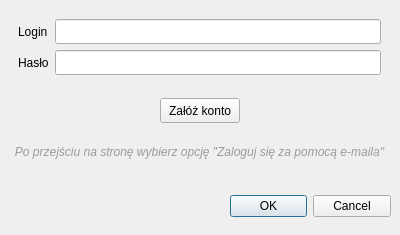
<?xml version="1.0" encoding="UTF-8"?>
<ui version="4.0">
 <class>Dialog</class>
 <widget class="QDialog" name="Dialog">
  <property name="geometry">
   <rect>
    <x>0</x>
    <y>0</y>
    <width>400</width>
    <height>235</height>
   </rect>
  </property>
  <property name="minimumSize">
   <size>
    <width>400</width>
    <height>235</height>
   </size>
  </property>
  <property name="maximumSize">
   <size>
    <width>400</width>
    <height>235</height>
   </size>
  </property>
  <property name="windowTitle">
   <string>Podaj dane logowania</string>
  </property>
  <widget class="QDialogButtonBox" name="buttonBox">
   <property name="geometry">
    <rect>
     <x>230</x>
     <y>190</y>
     <width>161</width>
     <height>32</height>
    </rect>
   </property>
   <property name="orientation">
    <enum>Qt::Horizontal</enum>
   </property>
   <property name="standardButtons">
    <set>QDialogButtonBox::Cancel|QDialogButtonBox::Ok</set>
   </property>
  </widget>
  <widget class="QWidget" name="verticalWidget" native="true">
   <property name="geometry">
    <rect>
     <x>9</x>
     <y>10</y>
     <width>381</width>
     <height>161</height>
    </rect>
   </property>
   <layout class="QVBoxLayout" name="verticalLayout">
    <item>
     <widget class="QWidget" name="formWidget" native="true">
      <property name="minimumSize">
       <size>
        <width>0</width>
        <height>80</height>
       </size>
      </property>
      <property name="maximumSize">
       <size>
        <width>16777215</width>
        <height>80</height>
       </size>
      </property>
      <layout class="QFormLayout" name="formLayout">
       <item row="0" column="0">
        <widget class="QLabel" name="login_label">
         <property name="minimumSize">
          <size>
           <width>0</width>
           <height>25</height>
          </size>
         </property>
         <property name="maximumSize">
          <size>
           <width>16777215</width>
           <height>25</height>
          </size>
         </property>
         <property name="text">
          <string>Login</string>
         </property>
        </widget>
       </item>
       <item row="0" column="1">
        <widget class="QLineEdit" name="login_input">
         <property name="minimumSize">
          <size>
           <width>0</width>
           <height>25</height>
          </size>
         </property>
         <property name="maximumSize">
          <size>
           <width>16777215</width>
           <height>25</height>
          </size>
         </property>
        </widget>
       </item>
       <item row="1" column="0">
        <widget class="QLabel" name="password_label">
         <property name="minimumSize">
          <size>
           <width>0</width>
           <height>25</height>
          </size>
         </property>
         <property name="maximumSize">
          <size>
           <width>16777215</width>
           <height>25</height>
          </size>
         </property>
         <property name="text">
          <string>Hasło</string>
         </property>
        </widget>
       </item>
       <item row="1" column="1">
        <widget class="QgsPasswordLineEdit" name="password_input">
         <property name="minimumSize">
          <size>
           <width>0</width>
           <height>25</height>
          </size>
         </property>
         <property name="maximumSize">
          <size>
           <width>16777215</width>
           <height>25</height>
          </size>
         </property>
        </widget>
       </item>
      </layout>
     </widget>
    </item>
    <item>
     <widget class="QWidget" name="horizontalWidget" native="true">
      <property name="minimumSize">
       <size>
        <width>0</width>
        <height>30</height>
       </size>
      </property>
      <property name="maximumSize">
       <size>
        <width>16777215</width>
        <height>30</height>
       </size>
      </property>
      <layout class="QHBoxLayout" name="horizontalLayout">
       <property name="leftMargin">
        <number>0</number>
       </property>
       <property name="topMargin">
        <number>0</number>
       </property>
       <property name="rightMargin">
        <number>0</number>
       </property>
       <property name="bottomMargin">
        <number>0</number>
       </property>
       <item>
        <spacer name="horizontalSpacer">
         <property name="orientation">
          <enum>Qt::Horizontal</enum>
         </property>
         <property name="sizeHint" stdset="0">
          <size>
           <width>40</width>
           <height>20</height>
          </size>
         </property>
        </spacer>
       </item>
       <item>
        <widget class="QPushButton" name="create_account_button">
         <property name="minimumSize">
          <size>
           <width>0</width>
           <height>25</height>
          </size>
         </property>
         <property name="maximumSize">
          <size>
           <width>16777215</width>
           <height>25</height>
          </size>
         </property>
         <property name="toolTip">
          <string/>
         </property>
         <property name="text">
          <string>Załóż konto</string>
         </property>
        </widget>
       </item>
       <item>
        <spacer name="horizontalSpacer_2">
         <property name="orientation">
          <enum>Qt::Horizontal</enum>
         </property>
         <property name="sizeHint" stdset="0">
          <size>
           <width>40</width>
           <height>20</height>
          </size>
         </property>
        </spacer>
       </item>
      </layout>
     </widget>
    </item>
    <item>
     <widget class="QLabel" name="label">
      <property name="font">
       <font>
        <italic>true</italic>
       </font>
      </property>
      <property name="styleSheet">
       <string notr="true">color: rgb(155, 155, 155);</string>
      </property>
      <property name="text">
       <string>Po przejściu na stronę wybierz opcję &quot;Zaloguj się za pomocą e-maila&quot;</string>
      </property>
      <property name="alignment">
       <set>Qt::AlignCenter</set>
      </property>
      <property name="wordWrap">
       <bool>true</bool>
      </property>
     </widget>
    </item>
   </layout>
  </widget>
 </widget>
 <customwidgets>
  <customwidget>
   <class>QgsPasswordLineEdit</class>
   <extends>QLineEdit</extends>
   <header>qgspasswordlineedit.h</header>
  </customwidget>
 </customwidgets>
 <resources/>
 <connections>
  <connection>
   <sender>buttonBox</sender>
   <signal>accepted()</signal>
   <receiver>Dialog</receiver>
   <slot>accept()</slot>
   <hints>
    <hint type="sourcelabel">
     <x>248</x>
     <y>254</y>
    </hint>
    <hint type="destinationlabel">
     <x>157</x>
     <y>274</y>
    </hint>
   </hints>
  </connection>
  <connection>
   <sender>buttonBox</sender>
   <signal>rejected()</signal>
   <receiver>Dialog</receiver>
   <slot>reject()</slot>
   <hints>
    <hint type="sourcelabel">
     <x>316</x>
     <y>260</y>
    </hint>
    <hint type="destinationlabel">
     <x>286</x>
     <y>274</y>
    </hint>
   </hints>
  </connection>
 </connections>
</ui>
